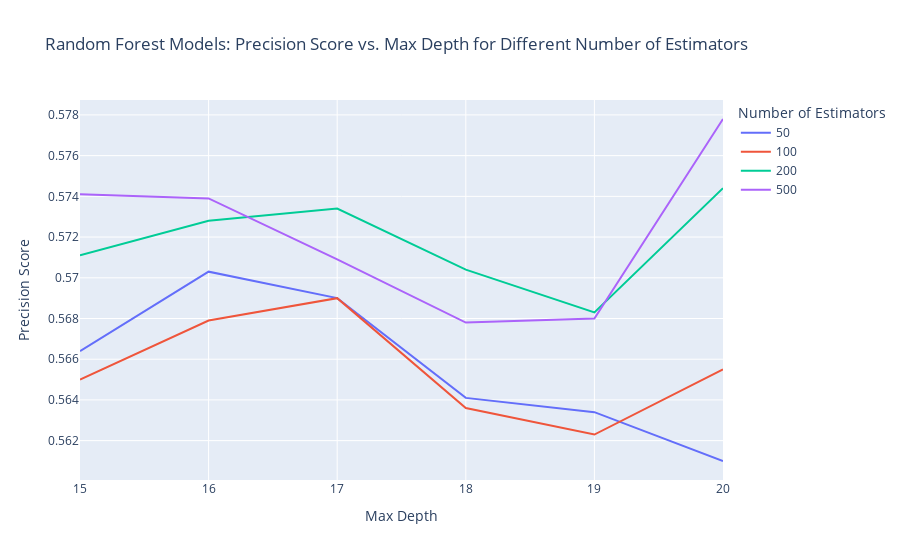

Notebook code cell kept with this figure:
### Code cell
# Convert data to DataFrame
df = pd.DataFrame.from_dict(best_precision_matrix_random_forest, orient='index', columns=['precision_score']).reset_index()

# Rename the columns for clarity
df.columns = ['max_depth_and_metric', 'precision_score']

# Separate the tuple into two columns
df[['max_depth', 'n_estimators']] = pd.DataFrame(df['max_depth_and_metric'].tolist(), index=df.index)

# Drop the combined column
df = df.drop(columns=['max_depth_and_metric'])

# Create line plot using Plotly Express
fig = px.line(df, x='max_depth', y='precision_score', color='n_estimators',
              labels={'max_depth': 'Max Depth', 'precision_score': 'Precision Score', 'n_estimators': 'Number of Estimators'},
              title='Random Forest Models: Precision Score vs. Max Depth for Different Number of Estimators')

# Adjust x-axis range
fig.update_xaxes(range=[15, 20])

# Show the figure
fig.show()

### Figure 1 — Plotly figure (JSON) as saved in the notebook; plotly's stock layout.template omitted (floating-point values rounded to 4 significant figures)
{"data": [{"hovertemplate": "Number of Estimators=50<br>Max Depth=%{x}<br>Precision Score=%{y}<extra></extra>", "legendgroup": "50", "line": {"color": "#636efa", "dash": "solid"}, "marker": {"symbol": "circle"}, "mode": "lines", "name": "50", "orientation": "v", "showlegend": true, "type": "scatter", "x": [15, 16, 17, 18, 19, 20], "xaxis": "x", "y": [0.5664, 0.5703, 0.569, 0.5641, 0.5634, 0.561], "yaxis": "y"}, {"hovertemplate": "Number of Estimators=100<br>Max Depth=%{x}<br>Precision Score=%{y}<extra></extra>", "legendgroup": "100", "line": {"color": "#EF553B", "dash": "solid"}, "marker": {"symbol": "circle"}, "mode": "lines", "name": "100", "orientation": "v", "showlegend": true, "type": "scatter", "x": [15, 16, 17, 18, 19, 20], "xaxis": "x", "y": [0.565, 0.5679, 0.569, 0.5636, 0.5623, 0.5655], "yaxis": "y"}, {"hovertemplate": "Number of Estimators=200<br>Max Depth=%{x}<br>Precision Score=%{y}<extra></extra>", "legendgroup": "200", "line": {"color": "#00cc96", "dash": "solid"}, "marker": {"symbol": "circle"}, "mode": "lines", "name": "200", "orientation": "v", "showlegend": true, "type": "scatter", "x": [15, 16, 17, 18, 19, 20], "xaxis": "x", "y": [0.5711, 0.5728, 0.5734, 0.5704, 0.5683, 0.5744], "yaxis": "y"}, {"hovertemplate": "Number of Estimators=500<br>Max Depth=%{x}<br>Precision Score=%{y}<extra></extra>", "legendgroup": "500", "line": {"color": "#ab63fa", "dash": "solid"}, "marker": {"symbol": "circle"}, "mode": "lines", "name": "500", "orientation": "v", "showlegend": true, "type": "scatter", "x": [15, 16, 17, 18, 19, 20], "xaxis": "x", "y": [0.5741, 0.5739, 0.5709, 0.5678, 0.568, 0.5778], "yaxis": "y"}], "layout": {"legend": {"title": {"text": "Number of Estimators"}, "tracegroupgap": 0}, "title": {"text": "Random Forest Models: Precision Score vs. Max Depth for Different Number of Estimators"}, "xaxis": {"anchor": "y", "domain": [0, 1], "range": [15, 20], "title": {"text": "Max Depth"}}, "yaxis": {"anchor": "x", "domain": [0, 1], "title": {"text": "Precision Score"}}}}
